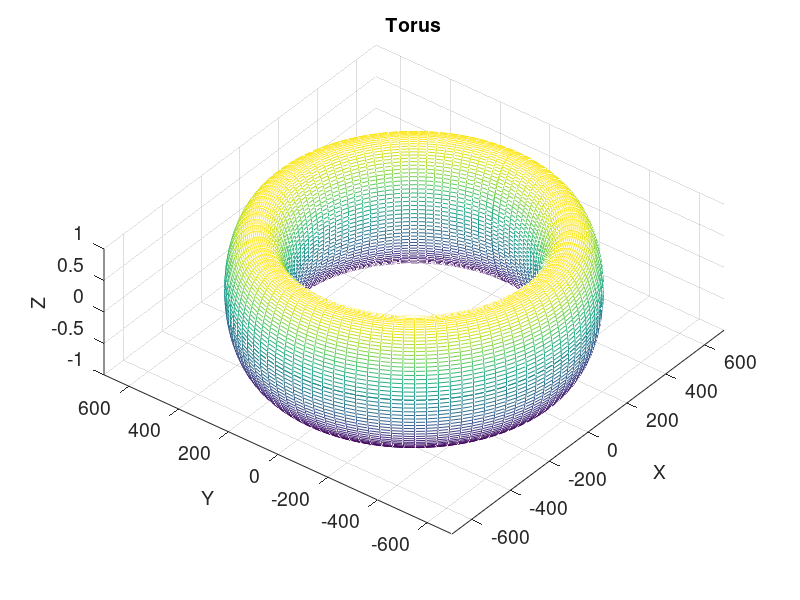

Reproduce this figure in MATLAB.
% ------------------------------------------------------------------------%
% ----------Toroidal Surface ---------------------------------------------%
%-------------------------------------------------------------------------%

clc
close all
clear all

R=5;
r=1;
u=linspace(0,2*pi,100);
v=linspace(0,2*pi,100);

[u,v]=meshgrid(u,v);

x=(R+r.*cos(v))*cos(u);
y=(R+r.*cos(v))*sin(u);
z=r.*sin(v);

figure(1)

mesh(x,y,z);
view([-52,64])
axis([-700 700 -700 700 -1 1])
h=gca; 
get(h,'FontSize') 
set(h,'FontSize',14)
xlabel('X','fontSize',14);
ylabel('Y','fontSize',14);
zlabel('Z','fontsize',14);
title('Torus','fontsize',14)
fh = figure(1);
set(fh, 'color', 'white'); 

%-------------------------------------------------------------------------